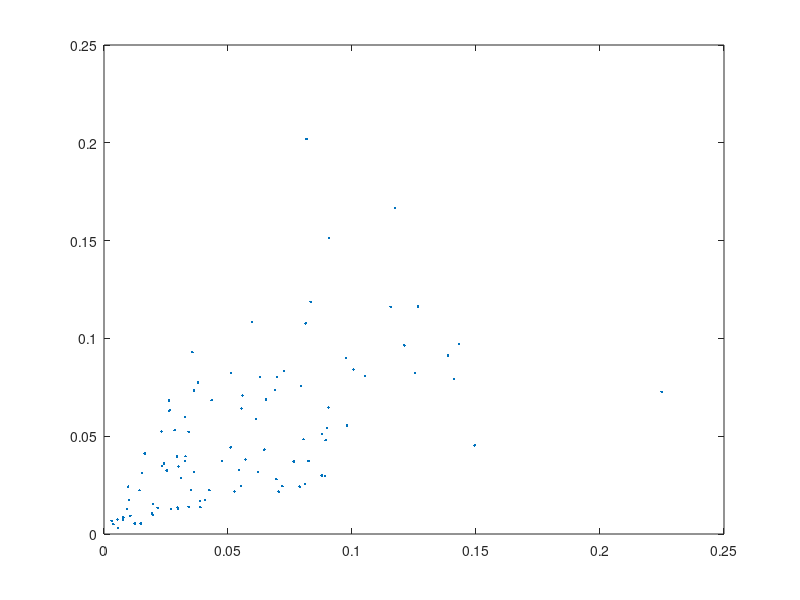

MATLAB code for this plot:
% filename: setup_lung.m
%heterogeneity parameter (0<=beta<=1):
%beta=0 for homogenous lung
%beta=1 for no ventilation/perfusion correlation
beta=0.5
%
%number of iterations used in bisection:
maxcount=20
%
%number of ``alveoli'':
n=100
%
%reference oxygen concentration (moles/liter):
cref=0.2/(22.4*(310/273))
%cref=concentration of oxygen 
%in air at sea level at body temperature
%
%oxygen concentration in the inspired air:
% 
cI=cref
%
%blood oxygen concentration
%at full hemoglobin saturation: 
cstar=cref
%cstar=4*(concentration of hemoglobin 
%in blood expressed in moles/liter)
%
%rate of oxygen consumption (moles/minute):
M=0.25*cref*5.6
%
%oxygen partial pressure 
%at which hemoglobin is half-saturated:
Pstar=25
%
%gas constant*absolute temperature 
%(mmHg*liters/mole):
RT=760*22.4*(310/273)
%
%oxygen partial pressure 
%in the inspired air (mmHg):
PI=RT*cI
%
%oxygen concentration
%in blood exposed directly to inspired air:
camax=cstar*(PI/Pstar)^3/(1+(PI/Pstar)^3)
%camax is an upper bound 
%on oxygen concentration in blood 
%
%expected value of total alveolar ventilation:
VAtotal=5.0     %(liters/minute)
%
%expected value of total perfusion:
Qtotal=5.6      %(liters/minute)
%
%expected alveolar ventilation per alveolus:
VAbar=VAtotal/n
%
%expected perfusion per alveolus: 
Qbar=Qtotal/n 

a1=-log(rand(n,1)); %creates vector a1 with random variables that have a mean of 1 and are exponential models ventilation in a nonrealistic way   
a2=-log(rand(n,1)); %creates a vector a2 ""                                                                 " perfusion   "                   "    
av=(a1+a2)/2; % mean of ventilation and perfusion           
VA=VAbar*(a1*beta+av*(1-beta)); % alveolar ventilation based on random distribution a1, ventilation per alveolus, and heterogeneity parameter 
Q = Qbar*(a2*beta+av*(1-beta)); % perfustion based on random distribution a2, expected perfusion per alveolus, and heterogeneity parameter
r=VA./Q; % ventilation perfusion ratio
figure(1)
plot(Q,VA,'.') % ventilation perfusion ratio

%find actual values of 
%VAtotal, Qtotal, VAbar, and Qbar:
VAtotal=sum(VA)
Qtotal =sum(Q)
VAbar=VAtotal/n
 Qbar= Qtotal/n
